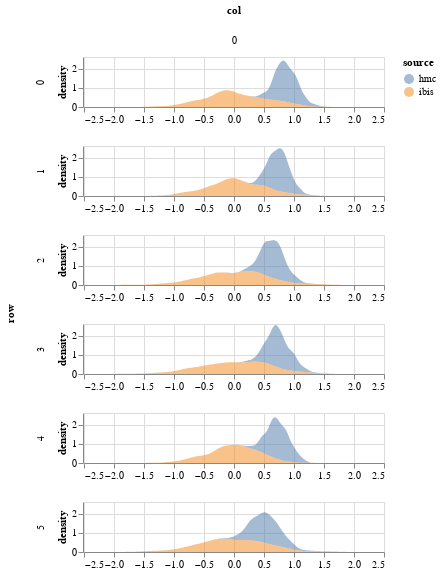

Source (notebook cell):
### Code cell
param = 'beta'
df = get_post_df(ps[param].reshape(1000,1,6,1)) 
df['source'] = 'hmc'
df2 = get_post_df(particles.particles[param])
df2['source'] = 'ibis'
plot_density(pd.concat([df,df2])) 
# &\
# plot_correlations(ibis['jitter_corrs'][param], height = 150)

### Figure 1 — Vega-Lite specification as saved in the notebook (floating-point values rounded to 4 significant figures; data arrays with more than 128 entries replaced by an {"elided": "..."} marker saying what was removed)
{"config": {"view": {"continuousWidth": 400, "continuousHeight": 300}}, "data": {"name": "data-a66bf9034ec0dfc321e3eeb065875f22"}, "mark": {"type": "area", "opacity": 0.5}, "encoding": {"color": {"type": "nominal", "field": "source"}, "column": {"type": "quantitative", "field": "col"}, "row": {"type": "quantitative", "field": "row"}, "x": {"type": "quantitative", "field": "value", "title": null}, "y": {"type": "quantitative", "field": "density"}}, "height": 50, "resolve": {"scale": {"x": "independent"}}, "transform": [{"fold": ["value"]}, {"density": "value", "groupby": ["cn", "row", "col", "source"]}], "width": 300, "$schema": "https://vega.github.io/schema/vega-lite/v4.8.1.json", "datasets": {"data-a66bf9034ec0dfc321e3eeb065875f22": {"elided": "12000 records"}}}
